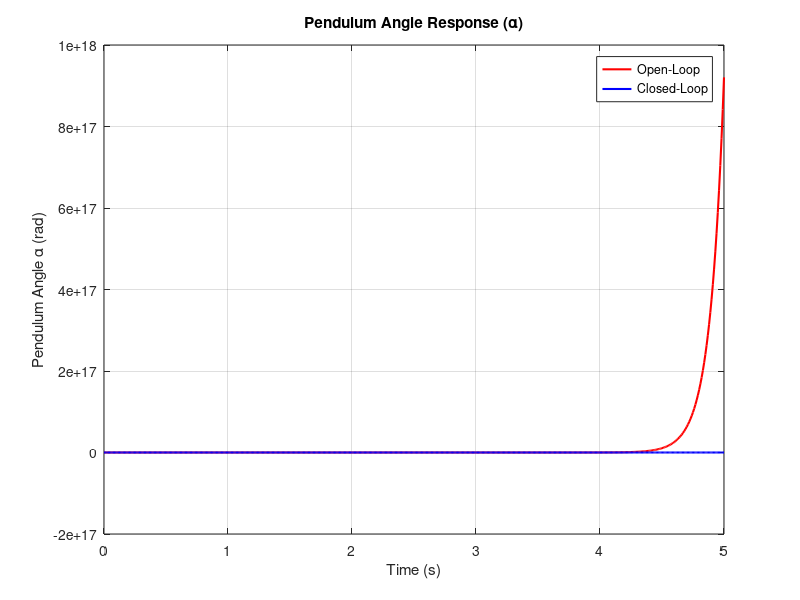

The MATLAB source for this figure:
% question 2b
clear all 
close all
clc

r = 0.222;
Jb = 0.005;
lp = 0.167;
mp = 0.126;
g = 9.81;
Ra = 2.6;
Kt = 7.68 * 10^(-3);
Kb = 7.68 * 10^(-3);
Kg = 70;

A1 = (-mp*r*g)/Jb;
A2 = (-Kt*Kg^2*Kb)/(Ra*Jb);
A3 = ((Jb+(mp*r^2))*g)/(lp*Jb);
A4 = (r*Kt*Kg^2*Kb)/(Ra*lp*Jb);

B1 = (Kt*Kg)/(Ra*Jb);
B2 = (-r*Kt*Kg)/(Ra*lp*Jb);

A = [0 0 1 0;
     0 0 0 1;
     0 A1 A2 0;
     0 A3 A4 0];
B = [0;0;B1;B2];
C = [0 1 0 0];
D = 0;

% Desired closed-loop poles
desired_poles = [-130, -2, -2.5 + 2j, -2.5 - 2j];
% Compute feedback gain K
K = place(A, B, desired_poles);
disp('gain k:');
disp(K);

% open loop
sys_open = ss(A, B, C, D);

% closed loop
A_cl = A - B * K;
sys_closed = ss(A_cl, B, C, D);


t = linspace(0, 5, 500);  
u = zeros(size(t));
x0 = [pi/180; 4*pi/180; 0; 0];  

% Simulate open-loop response
[alpha_open, t_open, x_open] = lsim(sys_open, u, t, x0);

% Simulate closed-loop response
[alpha_closed, t_closed, x_closed] = lsim(sys_closed, u, t, x0);

% Plot results
figure;
plot(t_open, alpha_open, 'r-', 'LineWidth', 1.5); hold on;
plot(t_closed, alpha_closed, 'b-', 'LineWidth', 1.5);
xlabel('Time (s)');
ylabel('Pendulum Angle \alpha (rad)');
legend('Open-Loop', 'Closed-Loop');
title('Pendulum Angle Response (\alpha)');
grid on;

